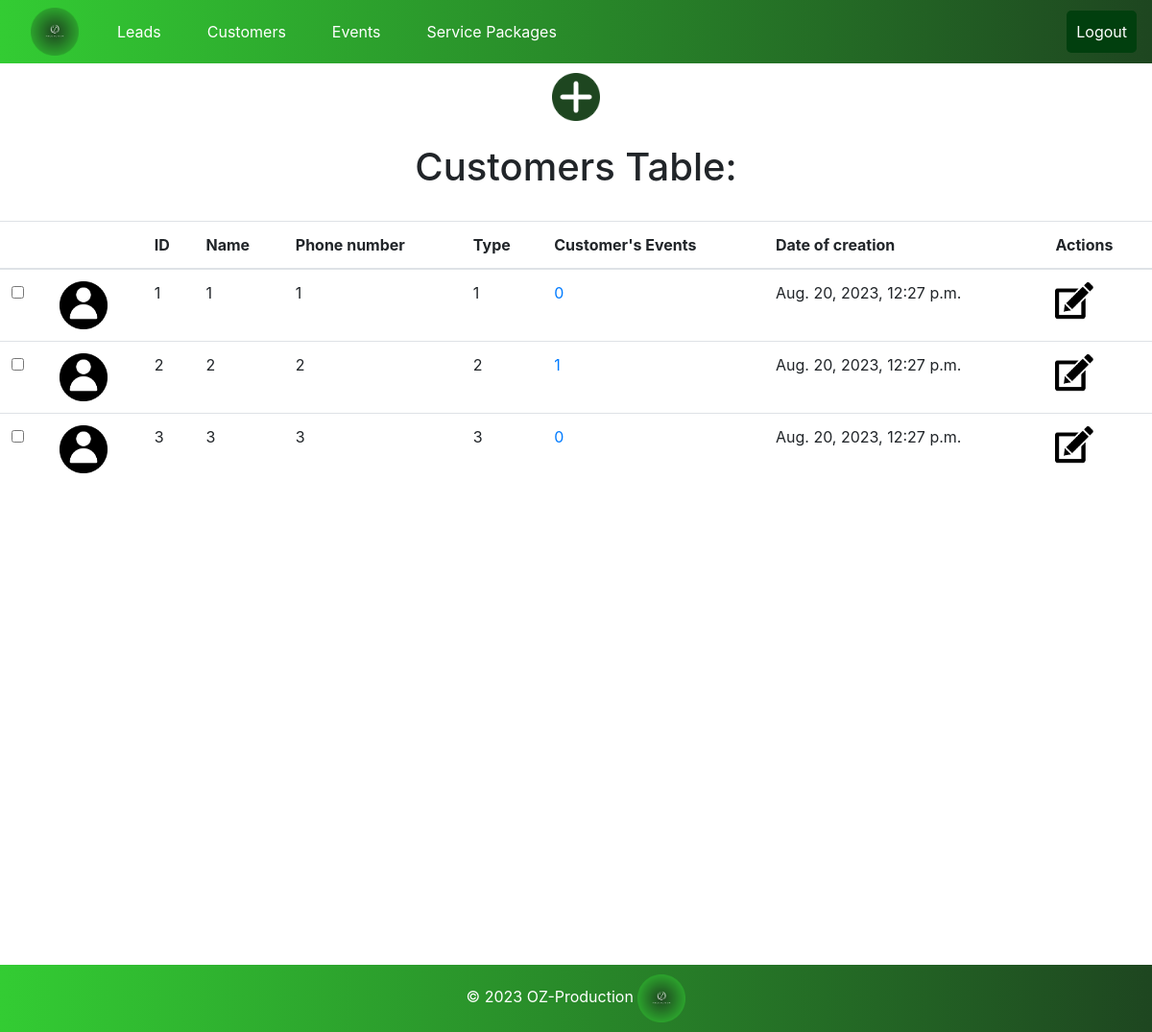
The app's page /customers/, older data.
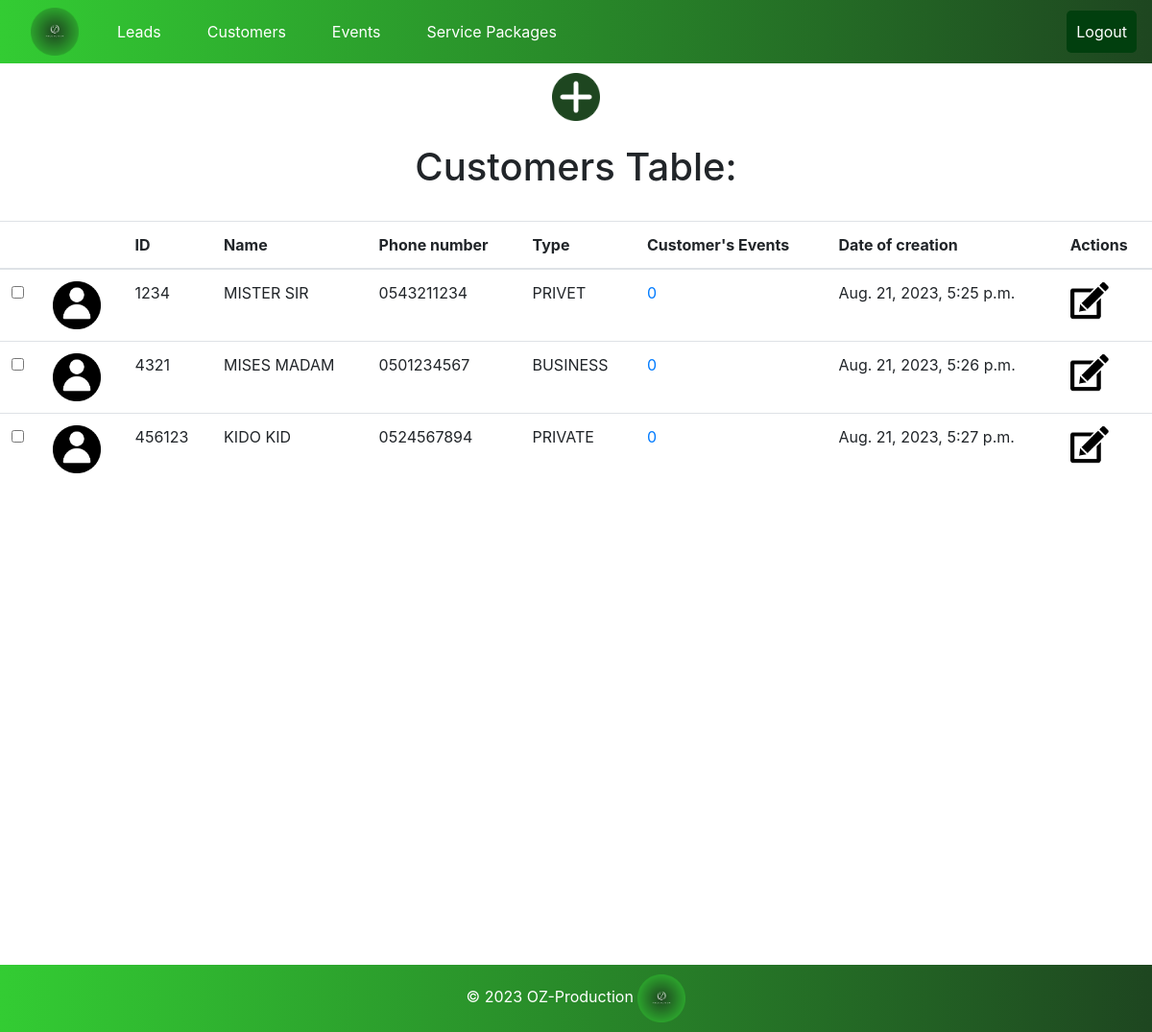
The same page, newer data.
### oz_pro/models.py (models this page shows, shortened)
class Customer(models.Model):
    image = models.ImageField(upload_to='static/pics', default = 'static/pics/Picture7.png')
    ID = models.PositiveIntegerField(primary_key=True, unique=True)
    name = models.CharField(max_length=255)
    phone_number = models.CharField(max_length=15)
    customer_type = models.CharField(max_length=50)
    events_count = models.PositiveIntegerField(default=0)
    date_of_creation = models.DateTimeField(auto_now_add=True)

### oz_pro/views.py (the view)
# urls.py: path('customers/', views.customers_page, name='all_customers'),
def customers_page(request):
    print("********* Customer page functio n*********")
    all_customers = Customer.objects.all()
    context = {
        'customers': all_customers
    }
    return render(request, 'customers.html', context)

### oz_pro/templates/customers.html (shortened to what this page needs)
<!DOCTYPE html>
<html lang="en">
<head>
</head>
<body>
    {% extends 'base.html' %}
    {% block add_button %}
    {% load static %}
        <div class="image-container">
            <a data-bs-toggle="tooltip" title="Click to ADD-CUSTOMER">
                <img src="{% static 'pics/ADD.png' %}" alt="addCustomer" class="small-image-rotate" style="cursor:pointer" data-bs-toggle="modal" data-bs-target="#addCustomerModal">
            </a>
        </div>
    {% endblock %}
    {% block content %}
    {% load static %}
        <br>
            <div class="table-header">
                <h1>Customers Table:</h1>
            </div>
        <br>
        <table class="table table-hover">
            <thead>
                <tr>
                    <th></th>
                    <th></th>
                    <th>ID</th>
                    <th>Name</th>
                    <th>Phone number</th>
                    <th>Type</th>
                    <th>Customer's Events</th>
                    <th>Date of creation</th>
                    <th>Actions</th>
                </tr>
            </thead>
            <tbody>
                {% for customer in customers %}
                    <tr id="customer_{{ customer.ID }}">
                        <td><input type="checkbox" onchange="toggleHighlight(this, {{ customer.ID }})" title="Highlight"></td>
                        <td><img src="{{ customer.image.url }}"  alt="Customer image" class="small-image" /></td>
                        <td>{{ customer.ID }}</td>
                        <td>{{ customer.name }}</td>
                        <td>{{ customer.phone_number }}</td>
                        <td>{{ customer.customer_type }}</td>
                        <td><a title="DISPLAY-CUSTOMER'S-EVENTS"href="{% url 'events_by_customer' customer.ID %}">{{ customer.events_count }}</a></td>
                        <td>{{ customer.date_of_creation }}</td>
                        <td>
                            <a data-bs-toggle="tooltip" title="Click to UPDATE-CUSTOMER">
                                <img src="{% static 'pics/edit.png' %}" alt="UpdateCustomerPic" class="smaller-image" style="cursor:pointer" data-bs-toggle="modal" data-bs-target="#updateCustomerModal_{{ customer.ID }}">
                            </a>
                        </td>
                    </tr>
                {% endfor %}
            </tbody>
        </table>
    {% endblock %}

### oz_pro/templates/base.html (shortened to what this page needs)
{% load static %}
<!DOCTYPE html>
<html lang="en">
<head>
    <link href="https://maxcdn.bootstrapcdn.com/bootstrap/4.5.2/css/bootstrap.min.css" rel="stylesheet">
</head>
<body>
    <nav class="navbar navbar-expand-lg bg-body-tertiary">
        <a data-bs-toggle="tooltip" title="IF U HAPPY AND U KNOW IT CLICK ON THAT!">
            <img src="{% static 'pics/Picture4.png' %}" alt="navPic" class="small-nav-image" onclick="toggleAnimation(this)">
        </a>
            <div class="collapse navbar-collapse" id="navbarNav">
                <ul class="navbar-nav mr-auto">
                    <li class="nav-item">
                        <a class="nav-link active" aria-cur
                        rent="page" href="{% url 'all_leads' %}">Leads</a>
                    </li>
                    <li class="nav-item">
                        <a class="nav-link" href="{% url 'all_customers' %}">Customers</a>
                    </li>
                    <li class="nav-item">
                        <a class="nav-link" href="{% url 'all_events' %}">Events</a>
                    </li>
                    <li class="nav-item">
                        <a class="nav-link" href="{% url 'all_service_packages' %}">Service Packages</a>
                    </li>
                </ul>
                <form method="post" action="{% url 'agent_logout' %}">
                    <button class="btn logout-button" type="submit">Logout</button>
                </form>
            </div>
    </nav>
    <div>
    {% block add_button %}{% endblock %}
    </div>
    <div>
        {% block content %}{% endblock %}
    </div>
    <footer>
        &copy; 2023 OZ-Production <img src="{% static 'pics/Picture4.png' %}" alt="My image" class="small-image" />
    </footer>
</body>
</html>

Row changes from the older to the newer data that the page shows:
removed Customer: image (picture), ID "1", name "1", phone_number "1", customer_type "1", events_count "0", date_of_creation "Aug. 20, 2023, 12:27 p.m."
removed Customer: image (picture), ID "2", name "2", phone_number "2", customer_type "2", events_count "1", date_of_creation "Aug. 20, 2023, 12:27 p.m."
removed Customer: image (picture), ID "3", name "3", phone_number "3", customer_type "3", events_count "0", date_of_creation "Aug. 20, 2023, 12:27 p.m."
added Customer: image (picture), ID "1234", name "MISTER SIR", phone_number "0543211234", customer_type "PRIVET", events_count "0", date_of_creation "Aug. 21, 2023, 5:25 p.m."
added Customer: image (picture), ID "4321", name "MISES MADAM", phone_number "0501234567", customer_type "BUSINESS", events_count "0", date_of_creation "Aug. 21, 2023, 5:26 p.m."
added Customer: image (picture), ID "456123", name "KIDO KID", phone_number "0524567894", customer_type "PRIVATE", events_count "0", date_of_creation "Aug. 21, 2023, 5:27 p.m."
